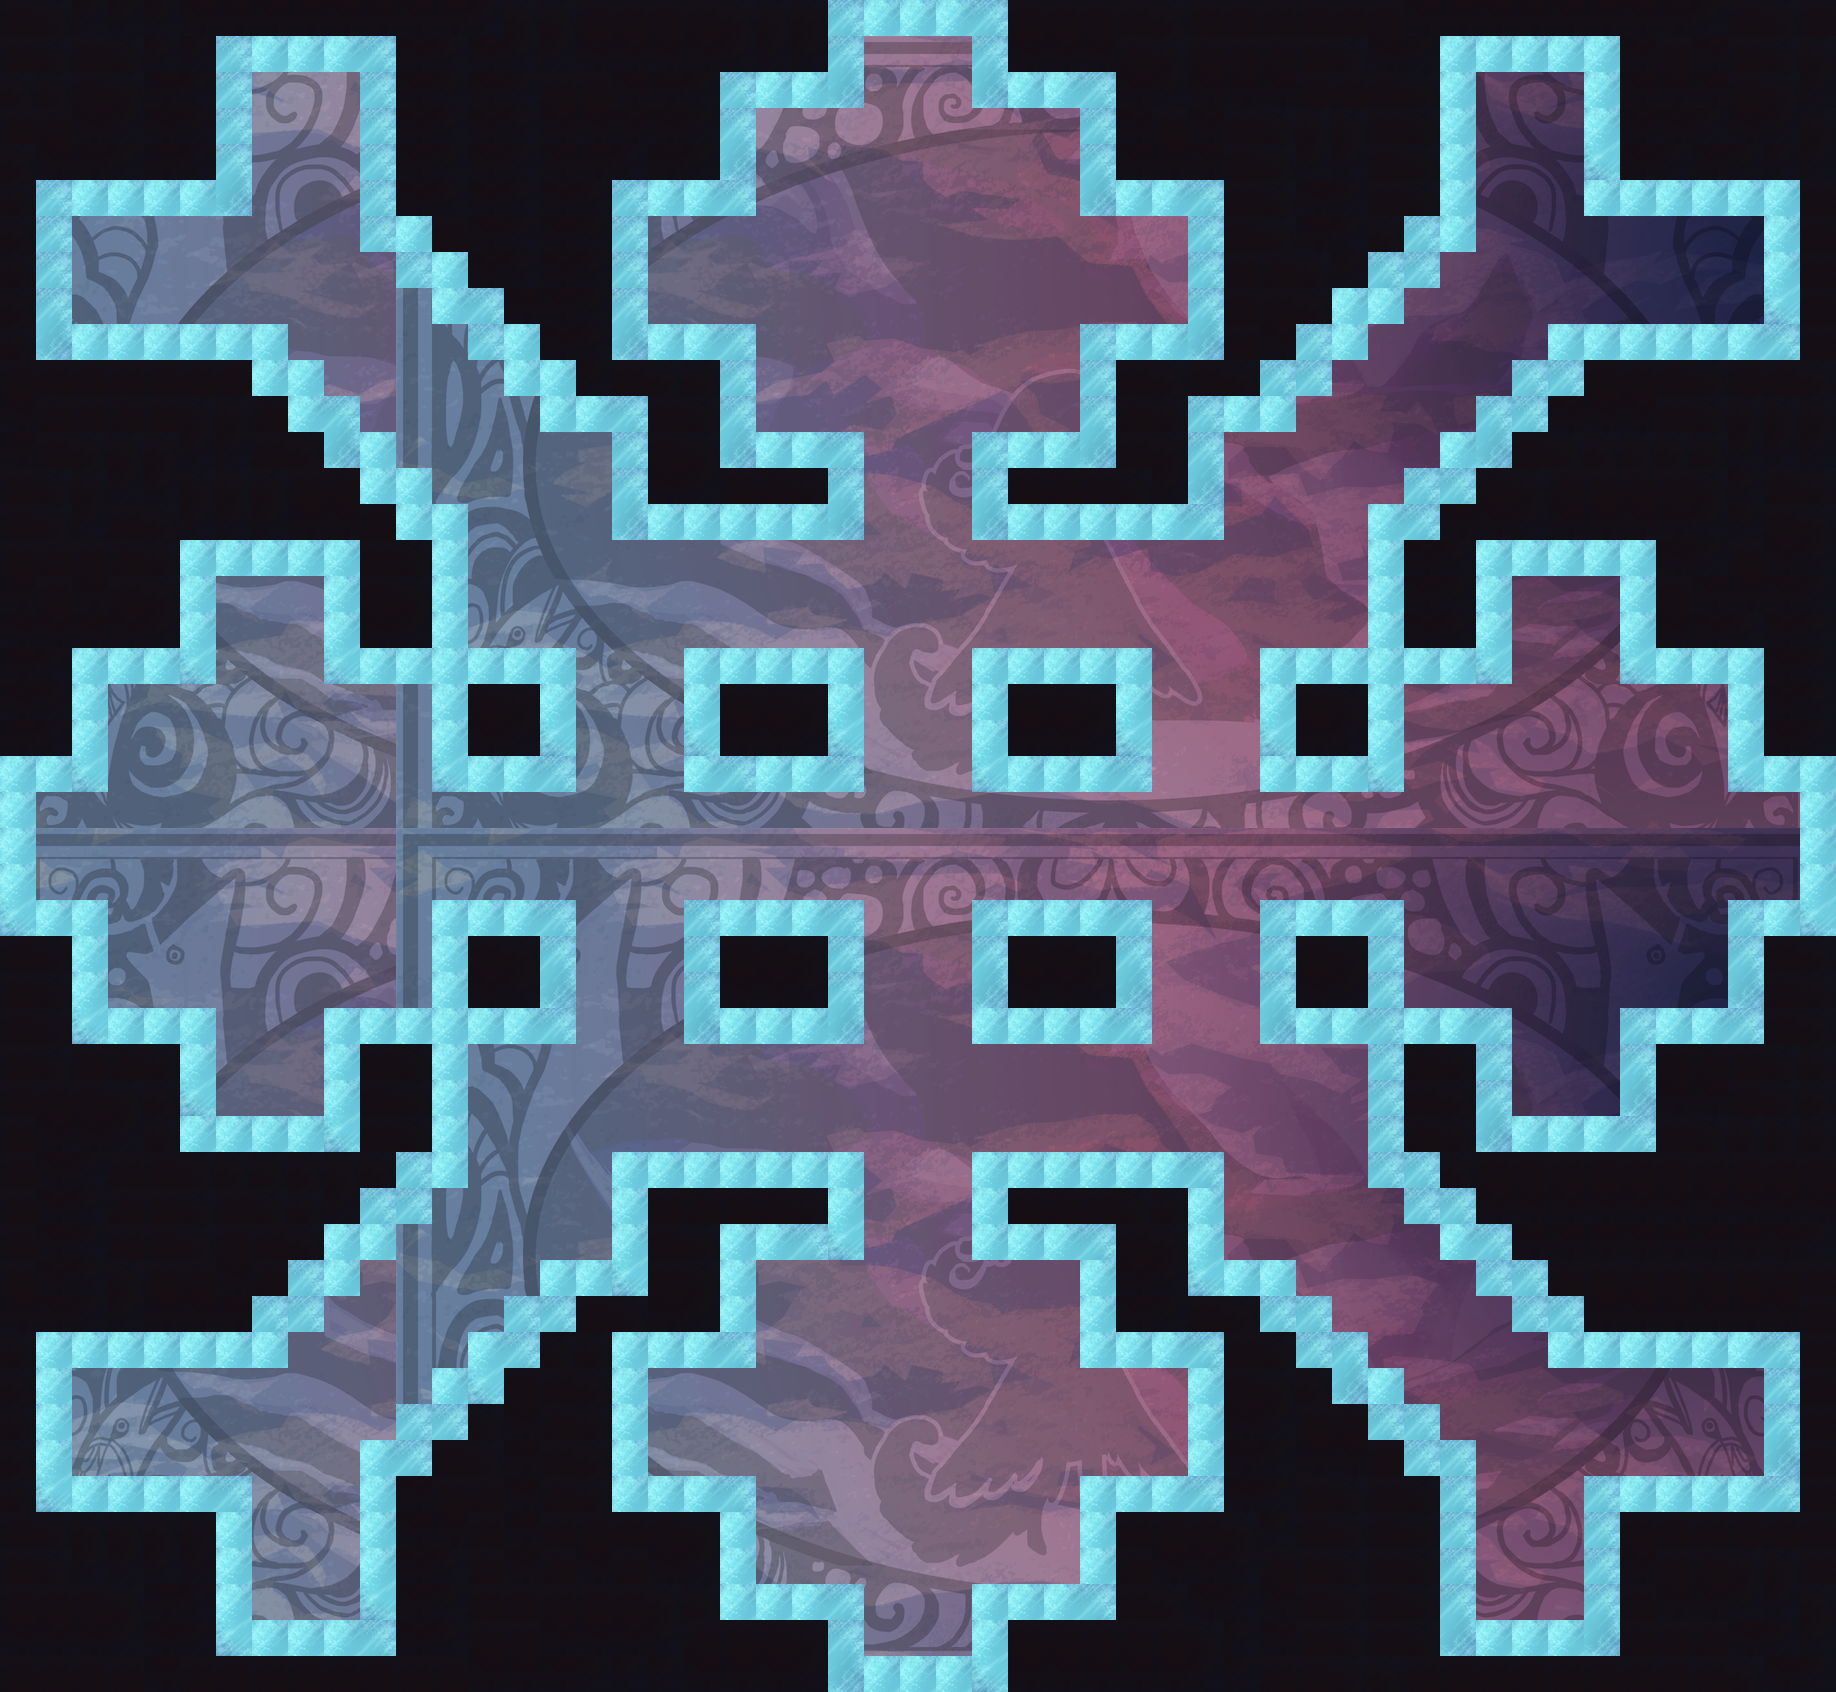

Rendered tile map (Tiled .tmx) drawn with the repository's tilesets; below, a short description and the map source with its tile grids summarised:
An orthogonal 51x47 tile map with 36x36 px tiles, 2 tile layers (bg, tiles), 21 tilesets.

<map version="1.0" orientation="orthogonal" width="51" height="47" tilewidth="36" tileheight="36">
 <properties>
  <property name="itemGoal" value="0" />
  <property name="itemSize" value="0" />
  <property name="playerLocation" value="!json! {&quot;x&quot;: 20, &quot;y&quot;:12 }" />
  <property name="tutorial" value="false" />
 </properties>
 <tileset firstgid="1" name="bg" tilewidth="1440" tileheight="864">
  <tileoffset x="-720" y="432" />
  <image source="../../art/bg.png" width="1440" height="864" />
 </tileset>
 <tileset firstgid="2" name="redWall" tilewidth="36" tileheight="36">
  <image source="../../art/redWall.png" width="72" height="72" />
  <tile id="0">
   <properties>
    <property name="bodyType" value="static" />
    <property name="collType" value="solid" />
    <property name="func" value="redWallCollision" />
    <property name="name" value="redWall" />
    <property name="physics:bounce" value="0" />
    <property name="physics:enabled" value="true" />
   </properties>
  </tile>
  <tile id="1">
   <properties>
    <property name="bodyType" value="static" />
    <property name="collType" value="solid" />
    <property name="func" value="redWallCollision" />
    <property name="name" value="redWall" />
    <property name="physics:bounce" value="0" />
    <property name="physics:enabled" value="true" />
   </properties>
  </tile>
  <tile id="2">
   <properties>
    <property name="bodyType" value="static" />
    <property name="collType" value="solid" />
    <property name="func" value="redWallCollision" />
    <property name="name" value="redWall" />
    <property name="physics:bounce" value="0" />
    <property name="physics:enabled" value="true" />
   </properties>
  </tile>
  <tile id="3">
   <properties>
    <property name="bodyType" value="static" />
    <property name="collType" value="solid" />
    <property name="func" value="redWallCollision" />
    <property name="name" value="redWall" />
    <property name="physics:bounce" value="0" />
    <property name="physics:enabled" value="true" />
   </properties>
  </tile>
 </tileset>
 <tileset firstgid="6" name="aura" tilewidth="72" tileheight="72">
  <image source="../../art/aura.png" width="72" height="72" />
  <tile id="0">
   <properties>
    <property name="bodyType" value="static" />
    <property name="collType" value="passThru" />
    <property name="func" value="blueAuraCollision" />
    <property name="name" value="blueAura" />
    <property name="physics:bounce" value="0" />
    <property name="physics:enabled" value="true" />
   </properties>
  </tile>
 </tileset>
 <tileset firstgid="7" name="rune" tilewidth="72" tileheight="72">
  <image source="../../art/rune.png" width="72" height="72" />
  <tile id="0">
   <properties>
    <property name="bodyType" value="static" />
    <property name="collType" value="passThru" />
    <property name="func" value="runeCollision" />
    <property name="name" value="rune" />
    <property name="physics:bounce" value="0" />
    <property name="physics:enabled" value="true" />
   </properties>
  </tile>
 </tileset>
 <tileset firstgid="8" name="key" tilewidth="72" tileheight="72">
  <image source="../../art/antler.png" width="72" height="72" />
  <tile id="0">
   <properties>
    <property name="bodyType" value="static" />
    <property name="collType" value="passThru" />
    <property name="collectible" value="true" />
    <property name="func" value="keyCollision" />
    <property name="name" value="key" />
    <property name="physics:bounce" value="0" />
    <property name="physics:enabled" value="true" />
   </properties>
  </tile>
 </tileset>
 <tileset firstgid="9" name="blueWall" tilewidth="36" tileheight="36">
  <image source="../../art/blueWall.png" width="72" height="72" />
  <tile id="0">
   <properties>
    <property name="bodyType" value="static" />
    <property name="collType" value="wall" />
    <property name="func" value="blueWallCollision" />
    <property name="name" value="blueWall" />
    <property name="physics:bounce" value="0" />
    <property name="physics:enabled" value="true" />
   </properties>
  </tile>
  <tile id="1">
   <properties>
    <property name="bodyType" value="static" />
    <property name="collType" value="wall" />
    <property name="func" value="blueWallCollision" />
    <property name="name" value="blueWall" />
    <property name="physics:bounce" value="0" />
    <property name="physics:enabled" value="true" />
   </properties>
  </tile>
  <tile id="2">
   <properties>
    <property name="bodyType" value="static" />
    <property name="collType" value="wall" />
    <property name="func" value="blueWallCollision" />
    <property name="name" value="blueWall" />
    <property name="physics:bounce" value="0" />
    <property name="physics:enabled" value="true" />
   </properties>
  </tile>
  <tile id="3">
   <properties>
    <property name="bodyType" value="static" />
    <property name="collType" value="wall" />
    <property name="func" value="blueWallCollision" />
    <property name="name" value="blueWall" />
    <property name="physics:bounce" value="0" />
    <property name="physics:enabled" value="true" />
   </properties>
  </tile>
 </tileset>
 <tileset firstgid="13" name="greenWall" tilewidth="36" tileheight="36">
  <image source="../../art/greenWall.png" width="72" height="72" />
  <tile id="0">
   <properties>
    <property name="bodyType" value="static" />
    <property name="collType" value="solid" />
    <property name="func" value="greenWallCollision" />
    <property name="name" value="greenWall" />
    <property name="physics:bounce" value="0" />
    <property name="physics:enabled" value="static" />
   </properties>
  </tile>
  <tile id="1">
   <properties>
    <property name="bodyType" value="static" />
    <property name="collType" value="solid" />
    <property name="func" value="greenWallCollision" />
    <property name="name" value="greenWall" />
    <property name="physics:bounce" value="0" />
    <property name="physics:enabled" value="true" />
   </properties>
  </tile>
  <tile id="2">
   <properties>
    <property name="bodyType" value="static" />
    <property name="collType" value="solid" />
    <property name="func" value="greenWallCollision" />
    <property name="name" value="greenWall" />
    <property name="physics:bounce" value="0" />
    <property name="physics:enabled" value="true" />
   </properties>
  </tile>
  <tile id="3">
   <properties>
    <property name="bodyType" value="static" />
    <property name="collType" value="solid" />
    <property name="func" value="greenWallCollision" />
    <property name="name" value="greenWall" />
    <property name="physics:bounce" value="0" />
    <property name="physics:enabled" value="true" />
   </properties>
  </tile>
 </tileset>
 <tileset firstgid="17" name="lockedDoor" tilewidth="72" tileheight="72">
  <image source="../../art/lockeddoor.png" width="72" height="72" />
  <tile id="0">
   <properties>
    <property name="bodyType" value="static" />
    <property name="collType" value="solid" />
    <property name="func" value="lockedDoorCollision" />
    <property name="name" value="lockedDoor" />
    <property name="physics:bounce" value="0" />
    <property name="physics:enabled" value="true" />
   </properties>
  </tile>
 </tileset>
 <tileset firstgid="18" name="runeblue" tilewidth="72" tileheight="72">
  <image source="../../art/runeblue.png" width="72" height="72" />
  <tile id="0">
   <properties>
    <property name="bodyType" value="static" />
    <property name="collType" value="passThru" />
    <property name="func" value="runeCollision" />
    <property name="name" value="blueRune" />
    <property name="physics:bounce" value="0" />
    <property name="physics:enabled" value="true" />
   </properties>
  </tile>
 </tileset>
 <tileset firstgid="19" name="runegreen" tilewidth="72" tileheight="72">
  <image source="../../art/runegreen.png" width="72" height="72" />
  <tile id="0">
   <properties>
    <property name="bodyType" value="static" />
    <property name="collType" value="passThru" />
    <property name="func" value="runeCollision" />
    <property name="name" value="greenRune" />
    <property name="physics:bounce" value="0" />
    <property name="physics:enabled" value="true" />
   </properties>
  </tile>
 </tileset>
 <tileset firstgid="20" name="runepink" tilewidth="72" tileheight="72">
  <image source="../../art/runepink.png" width="72" height="72" />
  <tile id="0">
   <properties>
    <property name="bodyType" value="static" />
    <property name="collType" value="passThru" />
    <property name="func" value="runeCollision" />
    <property name="name" value="pinkRune" />
    <property name="physics:bounce" value="0" />
    <property name="physics:enabled" value="true" />
   </properties>
  </tile>
 </tileset>
 <tileset firstgid="21" name="runepurple" tilewidth="72" tileheight="72">
  <image source="../../art/runepurple.png" width="72" height="72" />
  <tile id="0">
   <properties>
    <property name="bodyType" value="static" />
    <property name="collType" value="passThru" />
    <property name="func" value="runeCollision" />
    <property name="name" value="purpleRune" />
    <property name="physics:bounce" value="0" />
    <property name="physics:enabled" value="true" />
   </properties>
  </tile>
 </tileset>
 <tileset firstgid="22" name="runeyellow" tilewidth="72" tileheight="72">
  <image source="../../art/runeyellow.png" width="72" height="72" />
  <tile id="0">
   <properties>
    <property name="bodyType" value="static" />
    <property name="collType" value="passThru" />
    <property name="func" value="runeCollision" />
    <property name="name" value="yellowRune" />
    <property name="physics:bounce" value="0" />
    <property name="physics:enabled" value="true" />
   </properties>
  </tile>
 </tileset>
 <tileset firstgid="23" name="greenAura1" tilewidth="72" tileheight="72">
  <image source="../../art/greenaura1.png" width="72" height="72" />
  <tile id="0">
   <properties>
    <property name="bodyType" value="static" />
    <property name="collType" value="passThru" />
    <property name="func" value="greenAuraCollision" />
    <property name="name" value="greenAura" />
    <property name="physics:bounce" value="0" />
    <property name="physics:enabled" value="true" />
   </properties>
  </tile>
 </tileset>
 <tileset firstgid="24" name="greenAura2" tilewidth="72" tileheight="72">
  <image source="../../art/greenaura2.png" width="72" height="72" />
  <tile id="0">
   <properties>
    <property name="bodyType" value="static" />
    <property name="collType" value="passThru" />
    <property name="func" value="greenAuraCollision" />
    <property name="name" value="greenAura" />
    <property name="physics:bounce" value="0" />
    <property name="physics:enabled" value="true" />
   </properties>
  </tile>
 </tileset>
 <tileset firstgid="25" name="whiteAura" tilewidth="72" tileheight="72">
  <image source="../../art/whiteaura.png" width="72" height="72" />
  <tile id="0">
   <properties>
    <property name="bodyType" value="static" />
    <property name="collType" value="passThru" />
    <property name="func" value="whiteAuraCollision" />
    <property name="name" value="whiteAura" />
    <property name="physics:bounce" value="0" />
    <property name="physics:enabled" value="true" />
   </properties>
  </tile>
 </tileset>
 <tileset firstgid="26" name="redAura" tilewidth="72" tileheight="72">
  <image source="../../art/redaura.png" width="72" height="72" />
  <tile id="0">
   <properties>
    <property name="bodyType" value="static" />
    <property name="collType" value="passThru" />
    <property name="func" value="redAuraCollision" />
    <property name="name" value="redAura" />
    <property name="physics:bounce" value="0" />
    <property name="physics:enabled" value="true" />
   </properties>
  </tile>
 </tileset>
 <tileset firstgid="27" name="redAura1" tilewidth="72" tileheight="72">
  <image source="../../art/redaura1.png" width="72" height="72" />
  <tile id="0">
   <properties>
    <property name="bodyType" value="static" />
    <property name="collType" value="passThru" />
    <property name="func" value="redAuraCollision" />
    <property name="name" value="redAura" />
    <property name="physics:bounce" value="0" />
    <property name="physics:enabled" value="true" />
   </properties>
  </tile>
 </tileset>
 <tileset firstgid="28" name="redAura2" tilewidth="72" tileheight="72">
  <image source="../../art/redaura2.png" width="72" height="72" />
  <tile id="0">
   <properties>
    <property name="bodyType" value="static" />
    <property name="collType" value="passThru" />
    <property name="func" value="redAuraCollision" />
    <property name="name" value="redAura" />
    <property name="physics:bounce" value="0" />
    <property name="physics:enabled" value="true" />
   </properties>
  </tile>
 </tileset>
 <tileset firstgid="29" name="blackWall" tilewidth="36" tileheight="36">
  <image source="../../art/blackWall.png" width="72" height="72" />
 </tileset>
 <tileset firstgid="33" name="blueWall" tilewidth="32" tileheight="32">
  <image source="../../art/blueWall.png" width="72" height="72" />
  <tile id="1">
   <properties>
    <property name="bodyType" value="static" />
    <property name="physics:bounce" value="0" />
    <property name="physics:enabled" value="true" />
   </properties>
  </tile>
  <tile id="2">
   <properties>
    <property name="bodyType" value="static" />
    <property name="physics:bounce" value="0" />
    <property name="physics:enabled" value="true" />
   </properties>
  </tile>
  <tile id="3">
   <properties>
    <property name="bodyType" value="static" />
    <property name="physics:bounce" value="0" />
    <property name="physics:enabled" value="true" />
   </properties>
  </tile>
 </tileset>
 <layer name="bg" width="51" height="47">
  <data>[2397 cells, 4 non-empty, 1 distinct tile ids]</data>
 </layer>
 <layer name="tiles" width="51" height="47">
  <data>[2397 cells, 1380 non-empty, 8 distinct tile ids]</data>
 </layer>
</map>
